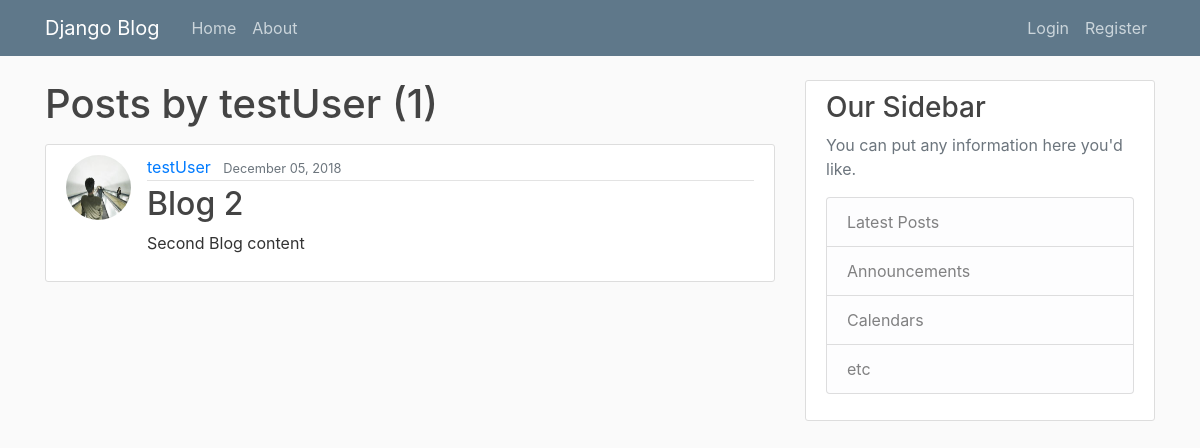
Page /user/testUser/ on the earlier database version.
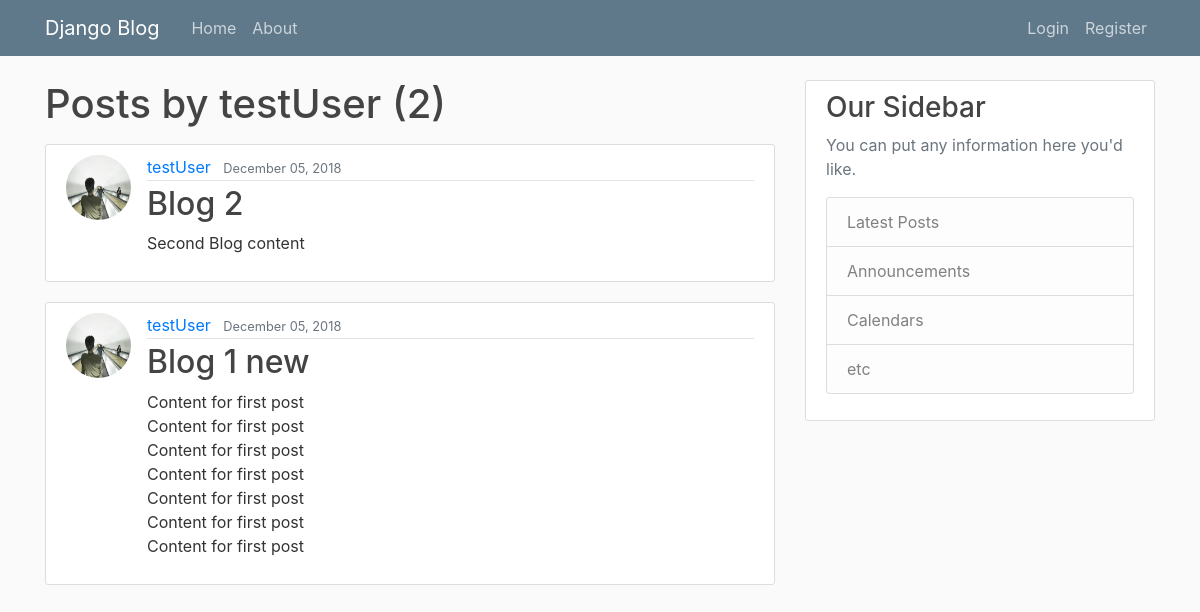
Same page on the later database version.
### blog/models.py (models this page shows, shortened)
class Post(models.Model):
    title = models.CharField(max_length=100)
    content = models.TextField()
    date_posted = models.DateTimeField(default=timezone.now)
    author = models.ForeignKey(User, on_delete=models.CASCADE)

### users/models.py (models this page shows, shortened)
class Profile(models.Model):
    user = models.OneToOneField(User, on_delete=models.CASCADE)
    image = models.ImageField(default="default.jpg", upload_to="profile_pics")

### blog/views.py (the view)
# urls.py: path('user/<str:username>/', UserPostListView.as_view(), name="user-posts"),
class UserPostListView(ListView):
    model = Post
    template_name = "blog/user_posts.html"
    context_object_name = "posts"
    ordering = ["-date_posted"]
    paginate_by = 5
    def get_queryset(self):
        user = get_object_or_404(User, username=self.kwargs.get("username"))
        return Post.objects.filter(author=user).order_by("-date_posted")

### blog/templates/blog/user_posts.html (shortened to what this page needs)
{% extends "blog/base.html" %}
{% block content %}
    <h1 class="mb-3">Posts by {{ view.kwargs.username }} ({{ page_obj.paginator.count }})</h1>
    {% for post in posts %}
        <article class="media content-section">
          <img class="rounded-circle article-img" src="{{ post.author.profile.image.url }}">
          <div class="media-body">
            <div class="article-metadata">
              <a class="mr-2" href="{% url 'user-posts' post.author.username %}">{{ post.author }}</a>
              <small class="text-muted">{{ post.date_posted|date:"F d, Y" }}</small>
            </div>
            <h2><a class="article-title" href="{% url 'post-detail' post.id %}">{{ post.title }}</a></h2>
            <p class="article-content">{{ post.content }}</p>
          </div>
        </article>
    {% endfor %}
{% endblock content %}

Differences in the rows shown:
now on this page (row edited): Post: author.profile.image (picture), author "testUser", date_posted "December 05, 2018", title "Blog 1 new", content "Content for first post Content for first post Content for first post Content for first post Content for first post Content for first post Content for first post"
Other differences:
{{ page_obj.paginator.count }}: "1" → "2"
